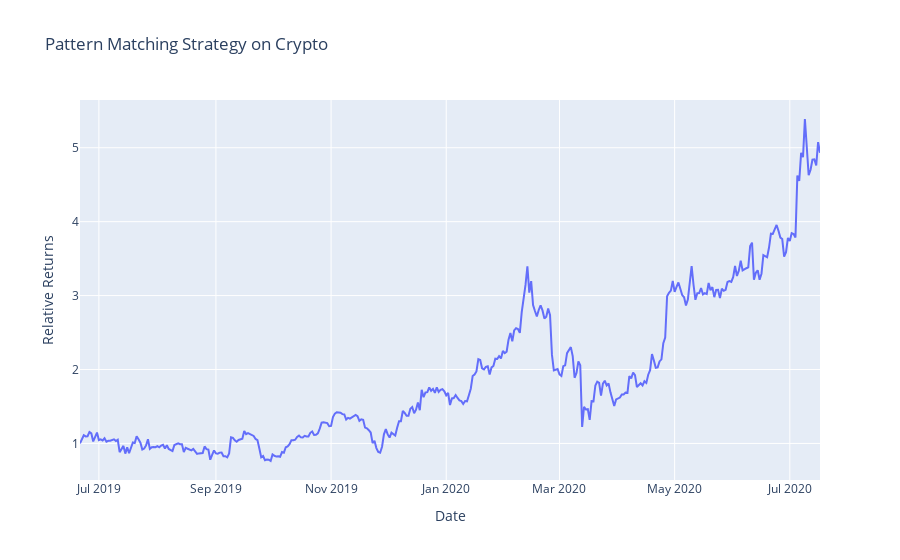

Notebook cell for this chart:
### Code cell
fig = go.Figure()
idx = pm.portfolio_return.index
fig.add_trace(go.Scatter(x=idx, y=pm.portfolio_return['Returns'], name="PM"))
fig.update_layout(title='Pattern Matching Strategy on Crypto', xaxis_title='Date', yaxis_title='Relative Returns')
fig.show()

### Figure 1 — Plotly figure (JSON) as saved in the notebook; plotly's stock layout.template omitted (floating-point values rounded to 4 significant figures; data arrays with more than 128 entries replaced by an {"elided": "..."} marker saying what was removed)
{"data": [{"name": "PM", "type": "scatter", "x": {"elided": "393 str values"}, "y": {"elided": "393 float values"}}], "layout": {"title": {"text": "Pattern Matching Strategy on Crypto"}, "xaxis": {"title": {"text": "Date"}}, "yaxis": {"title": {"text": "Relative Returns"}}}}
